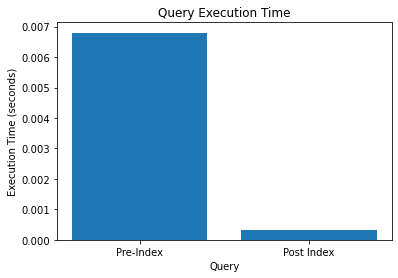

Here is the Python script that generated this plot:
#!/usr/bin/env python
# coding: utf-8

# In[3]:


import matplotlib.pyplot as plt

Query = ['Pre-Index', 'Post Index']
Execution = [0.0068, 0.00032]

plt.bar(Query, Execution)
plt.title('Query Execution Time')
plt.xlabel('Query')
plt.ylabel('Execution Time (seconds)')
plt.show()


# In[ ]:
